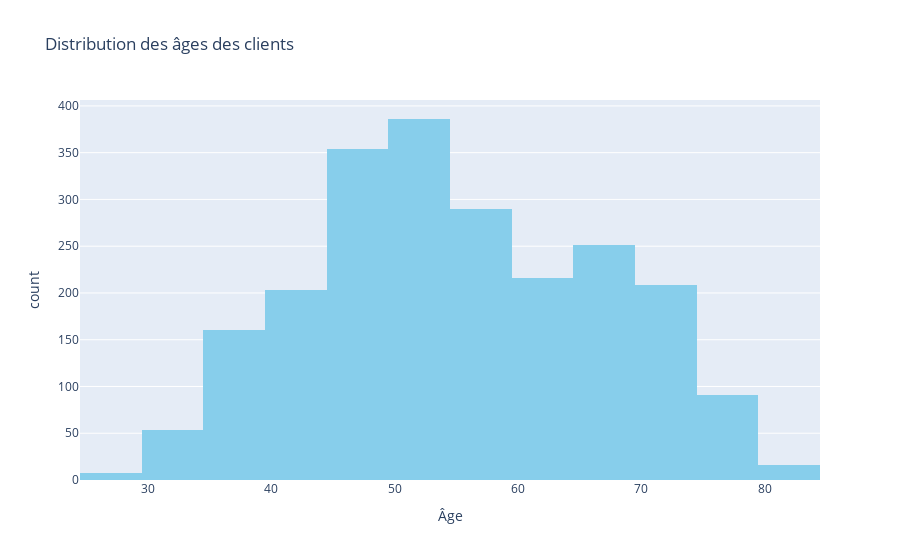

The code cell stored with this chart in its notebook:
### Code cell
import pandas as pd
import plotly.express as px


# Calculer l'âge des clients
#df['Age'] = 2024 - df['Year_Birth']

# Créer un histogramme interactif avec Plotly
fig = px.histogram(df, x='Age', nbins=20, title='Distribution des âges des clients',
                   labels={'Age': 'Âge'}, 
                   color_discrete_sequence=['skyblue'])

# Afficher le graphique
fig.show()

### Figure 1 — Plotly figure (JSON) as saved in the notebook; plotly's stock layout.template omitted (floating-point values rounded to 4 significant figures; data arrays with more than 128 entries replaced by an {"elided": "..."} marker saying what was removed)
{"data": [{"alignmentgroup": "True", "bingroup": "x", "hovertemplate": "Âge=%{x}<br>count=%{y}<extra></extra>", "legendgroup": "", "marker": {"color": "skyblue", "pattern": {"shape": ""}}, "name": "", "nbinsx": 20, "offsetgroup": "", "orientation": "v", "showlegend": false, "type": "histogram", "x": {"elided": "2237 int values"}, "xaxis": "x", "yaxis": "y"}], "layout": {"barmode": "relative", "legend": {"tracegroupgap": 0}, "title": {"text": "Distribution des âges des clients"}, "xaxis": {"anchor": "y", "domain": [0, 1], "title": {"text": "Âge"}}, "yaxis": {"anchor": "x", "domain": [0, 1], "title": {"text": "count"}}}}
